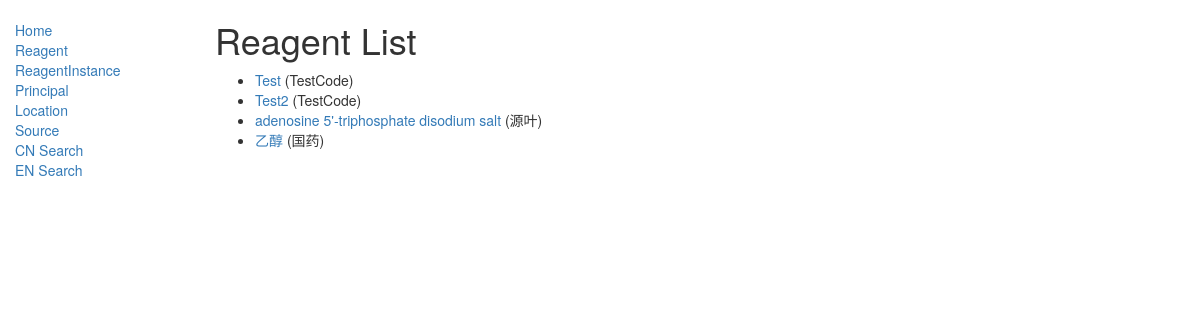
The app's page /catalog/reagent/ with its own data.
### catalog/models.py (models this page shows, shortened)
class Reagent(models.Model):
    name = models.CharField(
        max_length=200,
        help_text="Enter a Name in detail (e.g. Acetonitrile-5L-Masspure)")
    chinese_name = models.ForeignKey('ChineseName',
                                     on_delete=models.SET_NULL,
                                     null=True)
    english_name = models.ForeignKey('EnglishName',
                                     on_delete=models.SET_NULL,
                                     null=True)
    source = models.ForeignKey('Source', on_delete=models.SET_NULL, null=True)
    tags = models.ManyToManyField(Tags,
                                  help_text="Select a tags for this book")
    specification = models.CharField(
        max_length=200,
        help_text="Enter a specification (e.g. 1L, 30mg)",
        null=True,
        blank=True)
    cas = models.CharField(
        max_length=200,
        help_text=
        'Enter a <a href="https://en.wikipedia.org/wiki/CAS_Registry_Number">CAS</a> (e.g. 921-60-8)',
        null=True,
        blank=True,verbose_name='CAS')
    purchase_note = models.CharField(
        max_length=200,
        help_text="Enter a purchase note (e.g. hyperlink, item No.)",
        null=True,
        blank=True)
    note = models.CharField(max_length=1000,
                            help_text="Enter a brief note",
                            null=True,
                            blank=True)
    class Meta:
        ordering = ['name']
    def get_absolute_url(self):
        return reverse('reagent-detail', args=[str(self.id)])
    def display_tags(self):
        return ', '.join([tags.name for tags in self.tags.all()[:3] ])
    display_tags.short_description = 'Tags'

class Source(models.Model):
    name = models.CharField(
        max_length=200,
        help_text="Enter a Purchase Source (e.g. Aladdin, 源叶生物)")
    class Meta:
        ordering = ['name']
    def __str__(self):
        return self.name

### catalog/views.py (the view)
# urls.py: path('reagent/', views.ReagentListView.as_view(), name='reagent'),
class ReagentListView(generic.ListView):
    model = Reagent
    paginate_by = 30

### catalog/templates/catalog/reagent_list.html
{% extends "base_generic.html" %}
{% block content %}
<h1>Reagent List</h1>
{% if reagent_list %}
<ul>
    {% for reagent in reagent_list %}
    <li>
        <a href="{{ reagent.get_absolute_url }}">{{ reagent.name }}</a> ({{reagent.source}})
    </li>
    {% endfor %}
</ul>
{% else %}
<p>There are no reagent in the database.</p>
{% endif %}
{% endblock %}

### records on screen
Reagent: name "Test", source "TestCode"
Reagent: name "Test2", source "TestCode"
Reagent: name "adenosine 5'-triphosphate disodium salt", source "源叶"
Reagent: name "乙醇", source "国药"
